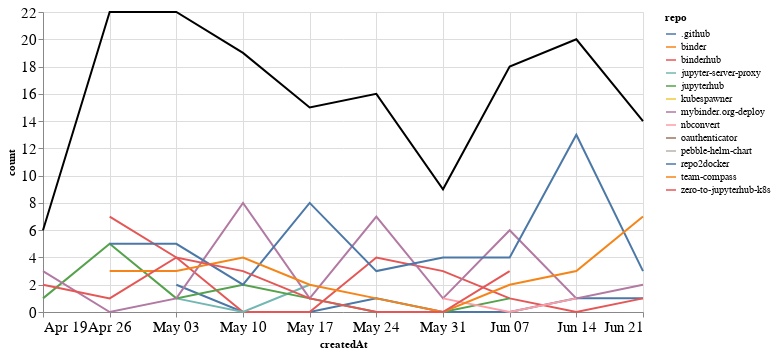

Write notebook code for a chart like this one.
### Markdown cell above
## Comments

### Code cell
comments_time = comments.groupby('repo').resample('W', on='createdAt').count()['author'].reset_index()
comments_time = comments_time.rename(columns={'author': 'count'})
comments_time_total = comments_time.groupby('createdAt').agg({"count": "sum"}).reset_index()
ch1 = alt.Chart(comments_time, width=600).mark_line().encode(
    x='createdAt',
    y='count',
    color='repo',
    tooltip="repo"
)

ch2 = alt.Chart(comments_time_total, width=600).mark_line(color="black").encode(
    x='createdAt',
    y='count',
)

ch1 + ch2

### Figure 1 — Vega-Lite specification as saved in the notebook (floating-point values rounded to 4 significant figures)
{"config": {"axisLeft": {"labelFontSize": 15}, "axisBottom": {"labelFontSize": 15}}, "layer": [{"data": {"name": "data-e01147200e50b796b39b9110b421e551"}, "mark": "line", "encoding": {"color": {"type": "nominal", "field": "repo"}, "tooltip": {"type": "nominal", "field": "repo"}, "x": {"type": "temporal", "field": "createdAt"}, "y": {"type": "quantitative", "field": "count"}}, "width": 600}, {"data": {"name": "data-e07b4b4074af15e014237acb89793037"}, "mark": {"type": "line", "color": "black"}, "encoding": {"x": {"type": "temporal", "field": "createdAt"}, "y": {"type": "quantitative", "field": "count"}}, "width": 600}], "$schema": "https://vega.github.io/schema/vega-lite/v4.8.1.json", "datasets": {"data-e01147200e50b796b39b9110b421e551": [{"repo": ".github", "createdAt": "2020-05-03T00:00:00", "count": 2}, {"repo": ".github", "createdAt": "2020-05-10T00:00:00", "count": 0}, {"repo": ".github", "createdAt": "2020-05-17T00:00:00", "count": 0}, {"repo": ".github", "createdAt": "2020-05-24T00:00:00", "count": 1}, {"repo": ".github", "createdAt": "2020-05-31T00:00:00", "count": 0}, {"repo": ".github", "createdAt": "2020-06-07T00:00:00", "count": 0}, {"repo": ".github", "createdAt": "2020-06-14T00:00:00", "count": 1}, {"repo": ".github", "createdAt": "2020-06-21T00:00:00", "count": 1}, {"repo": "binder", "createdAt": "2020-04-26T00:00:00", "count": 1}, {"repo": "binderhub", "createdAt": "2020-04-26T00:00:00", "count": 7}, {"repo": "binderhub", "createdAt": "2020-05-03T00:00:00", "count": 4}, {"repo": "binderhub", "createdAt": "2020-05-10T00:00:00", "count": 0}, {"repo": "binderhub", "createdAt": "2020-05-17T00:00:00", "count": 0}, {"repo": "binderhub", "createdAt": "2020-05-24T00:00:00", "count": 4}, {"repo": "binderhub", "createdAt": "2020-05-31T00:00:00", "count": 3}, {"repo": "binderhub", "createdAt": "2020-06-07T00:00:00", "count": 1}, {"repo": "binderhub", "createdAt": "2020-06-14T00:00:00", "count": 0}, {"repo": "binderhub", "createdAt": "2020-06-21T00:00:00", "count": 1}, {"repo": "jupyter-server-proxy", "createdAt": "2020-05-03T00:00:00", "count": 1}, {"repo": "jupyter-server-proxy", "createdAt": "2020-05-10T00:00:00", "count": 0}, {"repo": "jupyter-server-proxy", "createdAt": "2020-05-17T00:00:00", "count": 2}, {"repo": "jupyterhub", "createdAt": "2020-04-19T00:00:00", "count": 1}, {"repo": "jupyterhub", "createdAt": "2020-04-26T00:00:00", "count": 5}, {"repo": "jupyterhub", "createdAt": "2020-05-03T00:00:00", "count": 1}, {"repo": "jupyterhub", "createdAt": "2020-05-10T00:00:00", "count": 2}, {"repo": "jupyterhub", "createdAt": "2020-05-17T00:00:00", "count": 1}, {"repo": "jupyterhub", "createdAt": "2020-05-24T00:00:00", "count": 0}, {"repo": "jupyterhub", "createdAt": "2020-05-31T00:00:00", "count": 0}, {"repo": "jupyterhub", "createdAt": "2020-06-07T00:00:00", "count": 1}, {"repo": "kubespawner", "createdAt": "2020-06-14T00:00:00", "count": 1}, {"repo": "mybinder.org-deploy", "createdAt": "2020-04-19T00:00:00", "count": 3}, {"repo": "mybinder.org-deploy", "createdAt": "2020-04-26T00:00:00", "count": 0}, {"repo": "mybinder.org-deploy", "createdAt": "2020-05-03T00:00:00", "count": 1}, {"repo": "mybinder.org-deploy", "createdAt": "2020-05-10T00:00:00", "count": 8}, {"repo": "mybinder.org-deploy", "createdAt": "2020-05-17T00:00:00", "count": 1}, {"repo": "mybinder.org-deploy", "createdAt": "2020-05-24T00:00:00", "count": 7}, {"repo": "mybinder.org-deploy", "createdAt": "2020-05-31T00:00:00", "count": 1}, {"repo": "mybinder.org-deploy", "createdAt": "2020-06-07T00:00:00", "count": 6}, {"repo": "mybinder.org-deploy", "createdAt": "2020-06-14T00:00:00", "count": 1}, {"repo": "mybinder.org-deploy", "createdAt": "2020-06-21T00:00:00", "count": 2}, {"repo": "nbconvert", "createdAt": "2020-05-31T00:00:00", "count": 1}, {"repo": "nbconvert", "createdAt": "2020-06-07T00:00:00", "count": 0}, {"repo": "nbconvert", "createdAt": "2020-06-14T00:00:00", "count": 1}, {"repo": "oauthenticator", "createdAt": "2020-05-03T00:00:00", "count": 1}, {"repo": "pebble-helm-chart", "createdAt": "2020-06-07T00:00:00", "count": 1}, {"repo": "repo2docker", "createdAt": "2020-04-26T00:00:00", "count": 5}, {"repo": "repo2docker", "createdAt": "2020-05-03T00:00:00", "count": 5}, {"repo": "repo2docker", "createdAt": "2020-05-10T00:00:00", "count": 2}, {"repo": "repo2docker", "createdAt": "2020-05-17T00:00:00", "count": 8}, {"repo": "repo2docker", "createdAt": "2020-05-24T00:00:00", "count": 3}, {"repo": "repo2docker", "createdAt": "2020-05-31T00:00:00", "count": 4}, {"repo": "repo2docker", "createdAt": "2020-06-07T00:00:00", "count": 4}, {"repo": "repo2docker", "createdAt": "2020-06-14T00:00:00", "count": 13}, {"repo": "repo2docker", "createdAt": "2020-06-21T00:00:00", "count": 3}, {"repo": "team-compass", "createdAt": "2020-04-26T00:00:00", "count": 3}, {"repo": "team-compass", "createdAt": "2020-05-03T00:00:00", "count": 3}, {"repo": "team-compass", "createdAt": "2020-05-10T00:00:00", "count": 4}, {"repo": "team-compass", "createdAt": "2020-05-17T00:00:00", "count": 2}, {"repo": "team-compass", "createdAt": "2020-05-24T00:00:00", "count": 1}, {"repo": "team-compass", "createdAt": "2020-05-31T00:00:00", "count": 0}, {"repo": "team-compass", "createdAt": "2020-06-07T00:00:00", "count": 2}, {"repo": "team-compass", "createdAt": "2020-06-14T00:00:00", "count": 3}, {"repo": "team-compass", "createdAt": "2020-06-21T00:00:00", "count": 7}, {"repo": "zero-to-jupyterhub-k8s", "createdAt": "2020-04-19T00:00:00", "count": 2}, {"repo": "zero-to-jupyterhub-k8s", "createdAt": "2020-04-26T00:00:00", "count": 1}, {"repo": "zero-to-jupyterhub-k8s", "createdAt": "2020-05-03T00:00:00", "count": 4}, {"repo": "zero-to-jupyterhub-k8s", "createdAt": "2020-05-10T00:00:00", "count": 3}, {"repo": "zero-to-jupyterhub-k8s", "createdAt": "2020-05-17T00:00:00", "count": 1}, {"repo": "zero-to-jupyterhub-k8s", "createdAt": "2020-05-24T00:00:00", "count": 0}, {"repo": "zero-to-jupyterhub-k8s", "createdAt": "2020-05-31T00:00:00", "count": 0}, {"repo": "zero-to-jupyterhub-k8s", "createdAt": "2020-06-07T00:00:00", "count": 3}], "data-e07b4b4074af15e014237acb89793037": [{"createdAt": "2020-04-19T00:00:00", "count": 6}, {"createdAt": "2020-04-26T00:00:00", "count": 22}, {"createdAt": "2020-05-03T00:00:00", "count": 22}, {"createdAt": "2020-05-10T00:00:00", "count": 19}, {"createdAt": "2020-05-17T00:00:00", "count": 15}, {"createdAt": "2020-05-24T00:00:00", "count": 16}, {"createdAt": "2020-05-31T00:00:00", "count": 9}, {"createdAt": "2020-06-07T00:00:00", "count": 18}, {"createdAt": "2020-06-14T00:00:00", "count": 20}, {"createdAt": "2020-06-21T00:00:00", "count": 14}]}}
